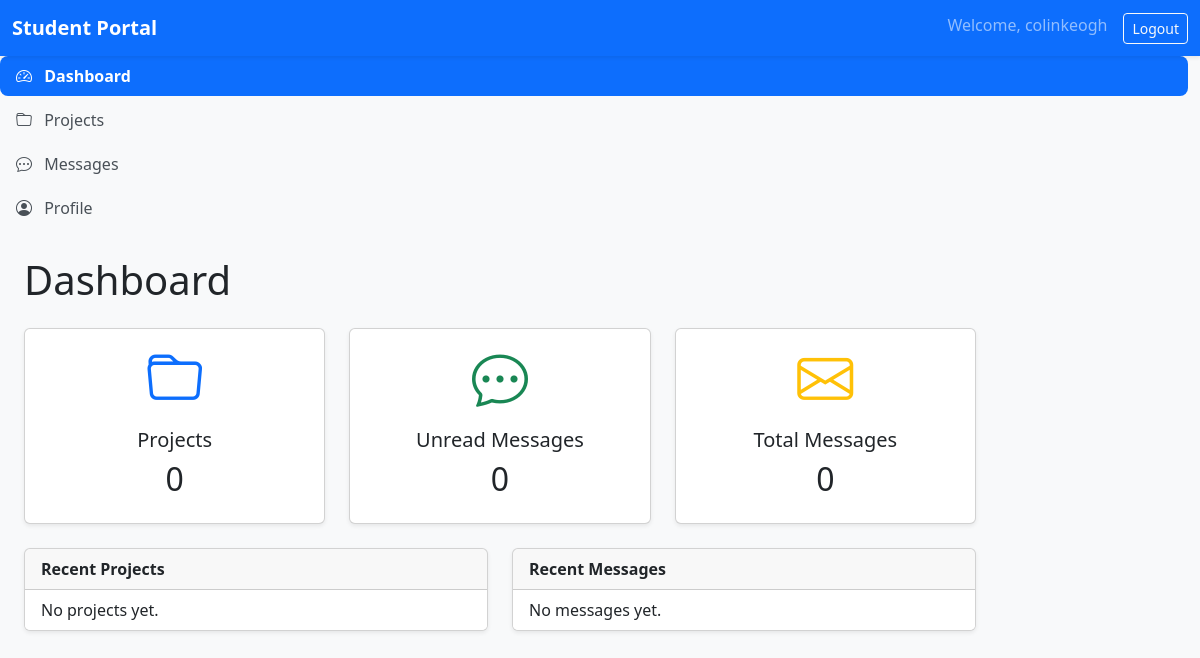
Before: / (signed in) with the older database file.
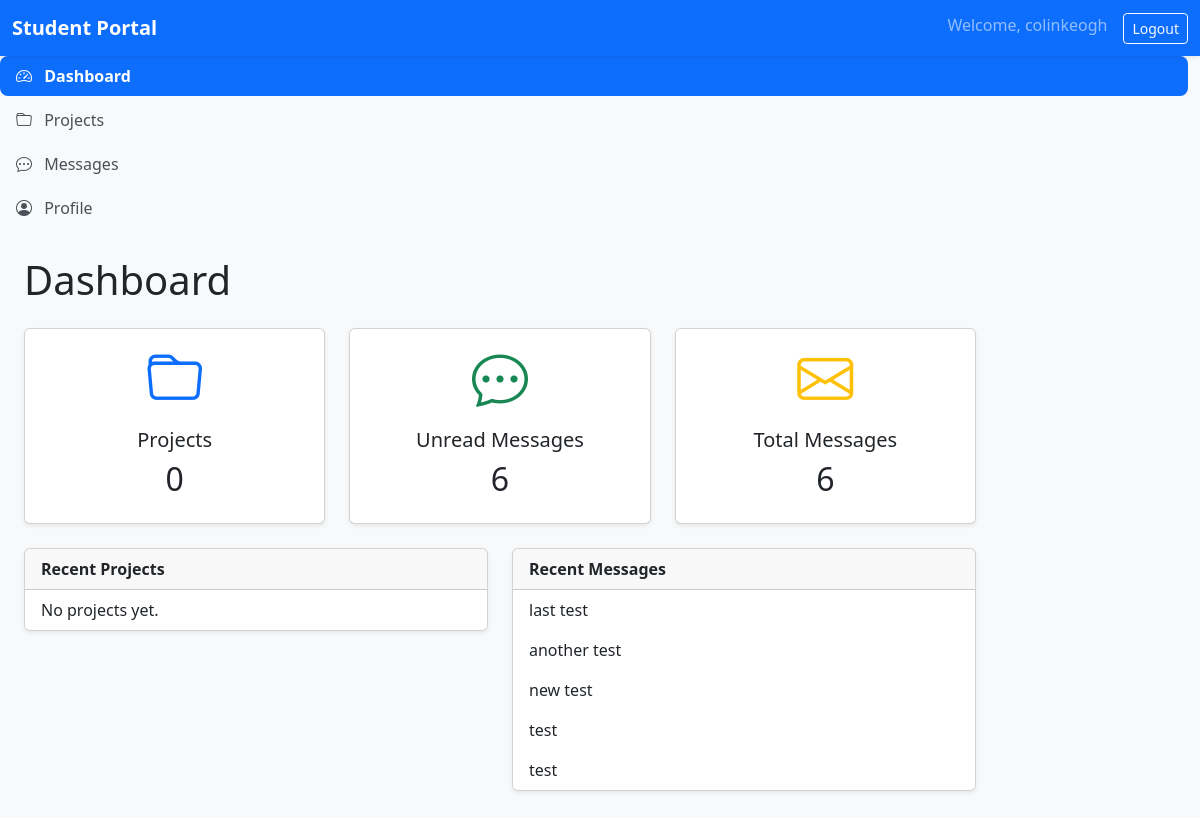
After: the same page with the newer database file.
### messaging/models.py (models this page shows, shortened)
class Message(models.Model):
    sender = models.ForeignKey(
        settings.AUTH_USER_MODEL,
        on_delete=models.CASCADE,
        related_name="sent_messages",
    )
    recipient = models.ForeignKey(
        settings.AUTH_USER_MODEL,
        on_delete=models.CASCADE,
        related_name="received_messages",
    )
    subject = models.CharField(max_length=200)
    body = models.TextField()
    sent_at = models.DateTimeField(auto_now_add=True)
    is_read = models.BooleanField(default=False)
    class Meta:
        ordering = ["-sent_at"]

### dashboard/views.py (the view)
# urls.py: path("", views.home, name="home"),
@login_required
def home(request):
    project_count = Project.objects.filter(
        owner=request.user,
    ).count()
    unread_messages = Message.objects.filter(
        recipient=request.user,
        is_read=False,
    ).count()
    total_messages = Message.objects.filter(
        recipient=request.user,
    ).count()
    recent_projects = Project.objects.filter(
        owner=request.user,
    ).order_by("-created_at")[:5]
    recent_messages = Message.objects.filter(
        recipient=request.user,
    ).order_by("-sent_at")[:5]
    context = {
        "project_count": project_count,
        "unread_messages": unread_messages,
        "total_messages": total_messages,
        "recent_projects": recent_projects,
        "recent_messages": recent_messages,
    }
    return render(
        request,
        "dashboard/home.html",
        context,
    )

### dashboard/templates/dashboard/home.html (shortened to what this page needs)
{% extends "base.html" %}
{% block content %}
<h1 class="mb-4">
    Dashboard
</h1>
<div class="row">
    <div class="col-md-4 mb-4">
        <a href="{% url 'projects:list' %}" class="text-decoration-none">
            <div class="card shadow-sm h-100">
                <div class="card-body text-center">
                    <i class="bi bi-folder display-4 text-primary"></i>
                    <h5 class="mt-3">
                        Projects
                    </h5>
                    <h2>{{ project_count }}</h2>
                </div>
            </div>
        </a>
    </div>
    <div class="col-md-4 mb-4">
        <a href="{% url 'messaging:inbox' %}" class="text-decoration-none">
            <div class="card shadow-sm h-100">
                <div class="card-body text-center">
                    <i class="bi bi-chat-dots display-4 text-success"></i>
                    <h5 class="mt-3">
                        Unread Messages
                    </h5>
                    <h2>{{ unread_messages }}</h2>
                </div>
            </div>
        </a>
    </div>
    <div class="col-md-4 mb-4">
        <a href="{% url 'messaging:inbox' %}" class="text-decoration-none">
            <div class="card shadow-sm h-100">
                <div class="card-body text-center">
                    <i class="bi bi-envelope display-4 text-warning"></i>
                    <h5 class="mt-3">
                        Total Messages
                    </h5>
                    <h2>{{ total_messages }}</h2>
                </div>
            </div>
        </a>
    </div>
</div>
<div class="row">
    <div class="col-lg-6">
        <div class="card shadow-sm mb-4">
            <div class="card-header">
                <strong>Recent Projects</strong>
            </div>
            <div class="list-group list-group-flush">
                {% for project in recent_projects %}
                    <a
                        href="{% url 'projects:detail' project.pk %}"
                        class="list-group-item list-group-item-action">
                        {{ project.title }}
                    </a>
                {% empty %}
                    <div class="list-group-item">
                        No projects yet.
                    </div>
                {% endfor %}
            </div>
        </div>
    </div>
    <div class="col-lg-6">
        <div class="card shadow-sm mb-4">
            <div class="card-header">
                <strong>Recent Messages</strong>
            </div>
            <div class="list-group list-group-flush">
                {% for message in recent_messages %}
                    <a
                        href="{% url 'messaging:detail' message.pk %}"
                        class="list-group-item list-group-item-action">
                        {{ message.subject }}
                    </a>
                {% empty %}
                    <div class="list-group-item">
                        No messages yet.
                    </div>
                {% endfor %}
            </div>
        </div>
    </div>
</div>
{% endblock %}

Changed rows visible on the page:
added Message: subject "last test"
added Message: subject "another test"
added Message: subject "new test"
added Message: subject "test"
added Message: subject "test"
Other visible differences:
{{ unread_messages }}: "0" → "6"
{{ total_messages }}: "0" → "6"
text no longer shown: "No messages yet."
